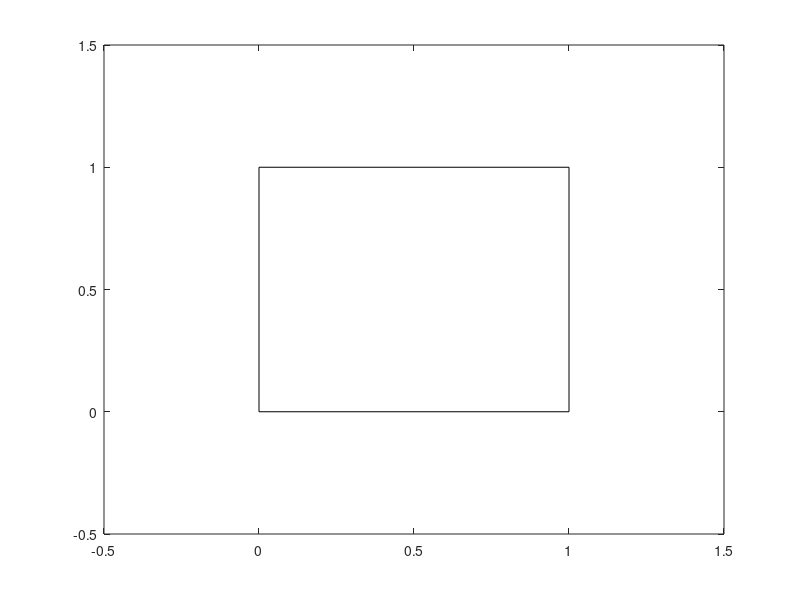

Recreate this plot in MATLAB. (Note: this script raises an error after producing the figure.)
clc
clear
x1=0;
x2=1;
y1=0;
y2=1;
x = [x1, x2, x2, x1, x1];
y = [y1, y1, y2, y2, y1];
xrand=rand (1,999999);
yrand=rand (1,999999);
count=0;
fill(x, y, 'w', 'LineWidth', 1);
hold on;
xlim([-.5, 1.5]);
ylim([-.5, 1.5]);

A_sqr = polyarea(x,y)
A_rad=0;

for i = 0:0.01:0.5
    xrand=rand (1,999999);
    yrand=rand (1,999999);
    count=0;
    cla
    fill(x, y, 'w', 'LineWidth', .5);
    circle2(0+i,0+i,.5); %1st circle
        for k=1:length(xrand)
            dsqr=(xrand(k)-(0+i))^2+(yrand(k)-(0+i))^2;
            if dsqr<=.25
                count=count+1;
            xrand(:,k)=100;
            yrand(:,k)=100;
            
            end    
        end
    circle2(0+i,1-i,.5); %1st circle
    for k= (1: 999999)
            dsqr=(xrand(k)-(0+i))^2+(yrand(k)-(1-i))^2;
        if dsqr<=.25
            count=count+1;
            xrand(:,k)=100;
            yrand(:,k)=100;
        end    
    end
    circle2(1-i,0+i,.5);
    for k= (1: 999999)
            dsqr=(xrand(k)-(1-i))^2+(yrand(k)-(0+i))^2;
        if dsqr<=.25
            count=count+1;
            xrand(:,k)=100;
            yrand(:,k)=100;
        end    
    end
% % %  for 3 basestations comment section from here:
    circle2(1-i,1-i,.5);
    for k= (1: 999999)
            dsqr=(xrand(k)-(1-i))^2+(yrand(k)-(1-i))^2;
        if dsqr<=.25
            count=count+1;
            xrand(:,k)=100;
            yrand(:,k)=100;
        end    

     end
% % % till here
    pause(.2)   
    percentage_radiated=(count/999999)*100

    
end

 
function circle2(x,y,r)
    ang=0:0.01:2*pi; 
    xp=r*cos(ang);
    yp=r*sin(ang);
    plot(x+xp,y+yp,'k','LineWidth', .5);
end


